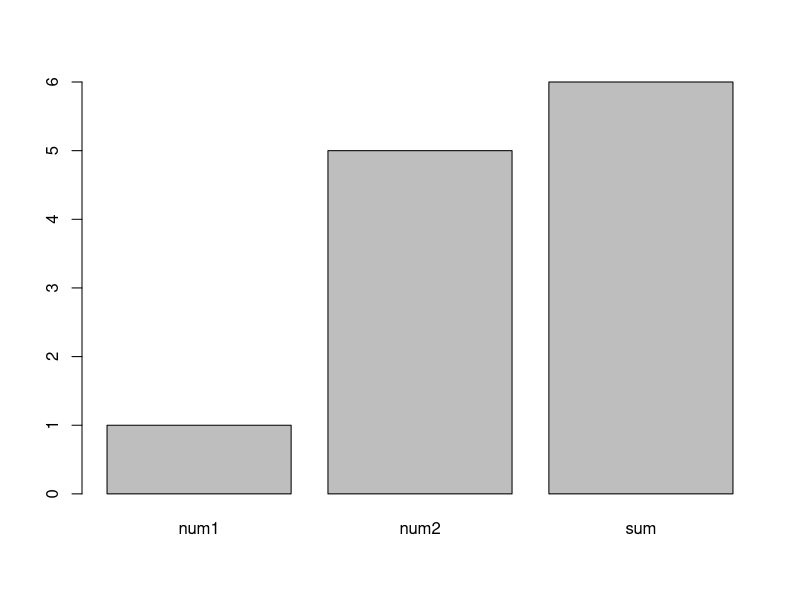

This figure's R source:
## ---- chunk 1
knitr::opts_chunk$set(echo = TRUE)
## ---- chunk 2
add2numbers = function(num1, num2){
sum = num1 + num2
return(sum)
}

add2numbers(1, 2)
## ---- chunk 3
plot.sum = function(num1, num2) {
values = c(num1, num2, add2numbers(num1, num2))
barplot(values, names.arg= c("num1", "num2", "sum"))
}

plot.sum(1, 5)
## ---- chunk 4
calc_ci = function(ci, mean, sd, n){
  stopifnot(is.double(ci), is.double(mean), is.double(sd), is.double(n))
  lower_bound = 
  upper_bound = 
  print('The lower bound of the CI is:')
  print(lower_bound)
  print('The upper bound of the CI is:')
  print(upper_bound)
}

calc_ci(0.95, 11, 3, 42)
